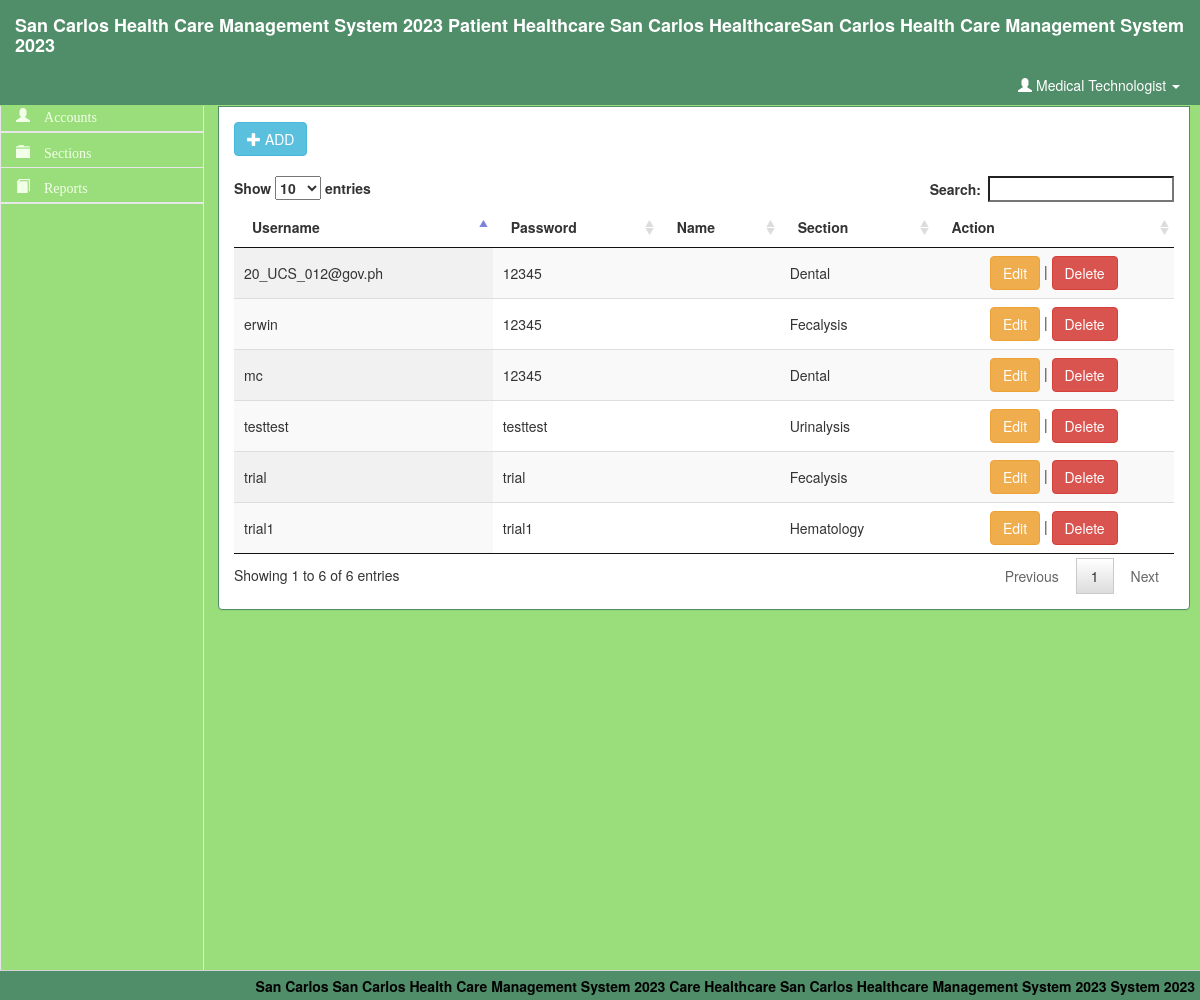
The app's page /user.php (signed in) with its own data.
### tables this page shows
CREATE TABLE `user` (
  `user_id` int(11) NOT NULL,
  `username` varchar(20) NOT NULL,
  `password` varchar(12) NOT NULL,
  `firstname` varchar(20) NOT NULL,
  `middlename` varchar(20) NOT NULL,
  `lastname` varchar(20) NOT NULL,
  `section` varchar(20) NOT NULL
);

### user.php (the view, shortened to what this page needs)
<!DOCTYPE html>
<html lang = "eng">
	<head>
		<link rel = "stylesheet" type = "text/css" href = "../css/bootstrap.css" />
		<link rel = "stylesheet" type = "text/css" href = "../css/jquery.dataTables.css" />
		<link rel = "stylesheet" type = "text/css" href = "../css/customize.css" />
	</head>
<body>
	<div class = "navbar navbar-default navbar-fixed-top">
		<label class = "navbar-brand">San Carlos Health Care Management System 2023 Patient Healthcare San Carlos HealthcareSan Carlos Health Care Management System 2023</label>
			<ul class = "nav navbar-right">
				<li class = "dropdown">
					<a class = "user dropdown-toggle" data-toggle = "dropdown" href = "#">
						<span class = "glyphicon glyphicon-user"></span>
						Medical Technologist
						<b class = "caret"></b>
					</a>
				</li>
			</ul>
	</div>
	<div id = "sidebar">
			<ul id = "menu" class = "nav menu">
				<li><center>Menu</center></li>
				<li><a href = "#" class = "glyphicon glyphicon-user"> Accounts</a>
				<li>
				<li><a href = "#" class = "glyphicon glyphicon-folder-close"> Sections</a>
				</li>
				<li><a href = "#" class = "glyphicon glyphicon-book"> Reports</a><li>
			</ul>
	</div>
	<div id = "content">
		<br />
		<br />
		<br />
		<div class = "panel panel-primary">
			<div class = "panel-heading">
				<label>ACCOUNTS / Medical Technologist</Label>
			</div>
			<div class = "panel-body">
				<button id = "show" class = "btn btn-info"><span class  = "glyphicon glyphicon-plus"></span> ADD</button>
				<br />
				<br />
				<table id = "table" class = "display" width = "100%" cellspacing = "0">
					<thead>
						<tr>
							<th>Username</th>
							<th>Password</th>
							<th>Name</th>
							<th>Section</th>
							<th>Action</th>
						</tr>
					</thead>
					<tbody>
					<?php
						$q = mysqli_query($conn, "SELECT * FROM `user`") or die(mysqli_error());
						while($f = mysqli_fetch_array($q)){
					?>
						<tr>
							<td><?php echo $f['username']?></td>
							<td><?php echo $f['password']?></td>
							<td><?php echo $f['name']?></td>
							<td><?php echo $f['section']?></td>
							<td><center><a class = "btn btn-warning">Edit</a> |
							<a class = "btn btn-danger">Delete</a></center>
							</td>
						</tr>
					<?php
						}
					?>
					</table>
			</div>
		</div>
	</div>
	<div id = "footer">
		<label class = "footer-title">San Carlos San Carlos Health Care Management System 2023 Care Healthcare San Carlos Healthcare Management System 2023 System 2023</label>
	</div>
</body>
</html>

### css/customize.css (style rules this page uses)
html, body { height:100%; }
ul center { padding-bottom:20px; }
#footer { height:30px; width:100%; background-color: #508D69; background-repeat: no-repeat; filter: none; border: 1px solid #D5D5D5; position: fixed; right: 0; left: 0; z-index: 1030; bottom: 0; border-width: 1px 0 0; }
#sidebar { top:55px; width:17%; position:fixed; height:100%; border:1px solid #e7e7e7; }
#content { float:right; width:81%; margin-right:10px; height:1000px; }
.user { color:#fff; margin-top:10px; margin-right:20px; }
.footer-title { margin-top:5px; color: #000; margin-right:5px; float:right; font-family:Helvetica Neue; }
.menu li { border-bottom:1px solid #E7E7E7; }

### user.php (style rules this page uses)
body { background-color: #9ADE7B; }
.navbar-default { background-color: #508D69; border-color: #9ADE7B; }
.navbar-default .navbar-brand { color: #ffffff; }

### records on screen
user: username "trial", password "trial", section "Fecalysis"
user: username "trial1", password "trial1", section "Hematology"
user: username "testtest", password "testtest", section "Urinalysis"
user: username "mc", password "12345", section "Dental"
user: username "erwin", password "12345", section "Fecalysis"
user: username "20_UCS_012@gov.ph", password "12345", section "Dental"
